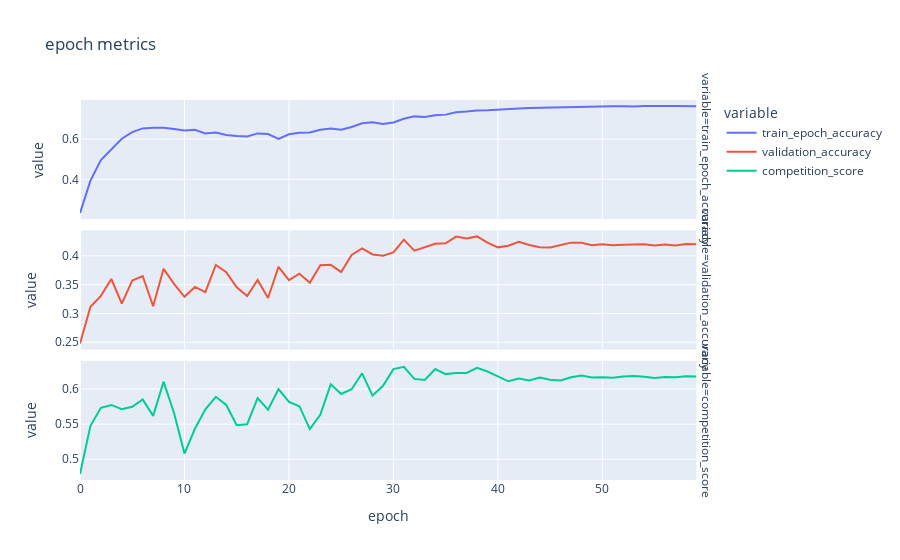
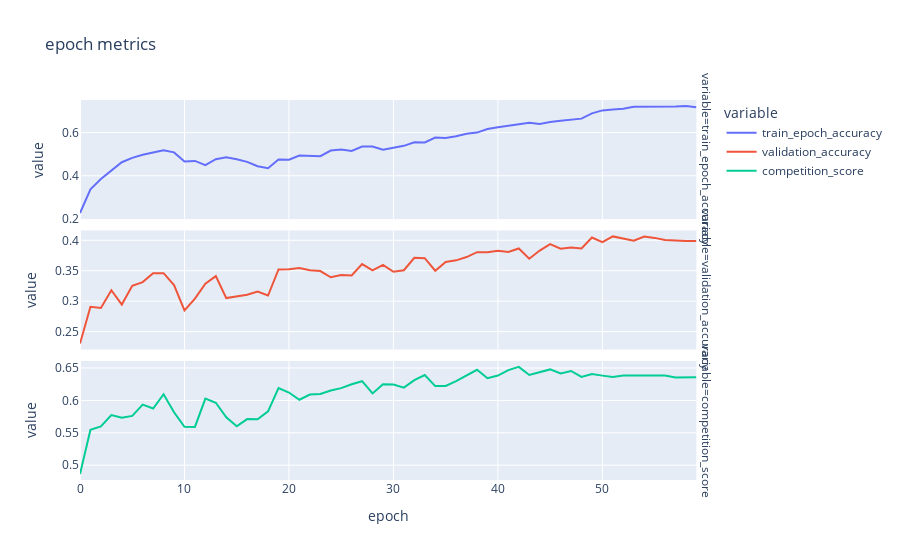
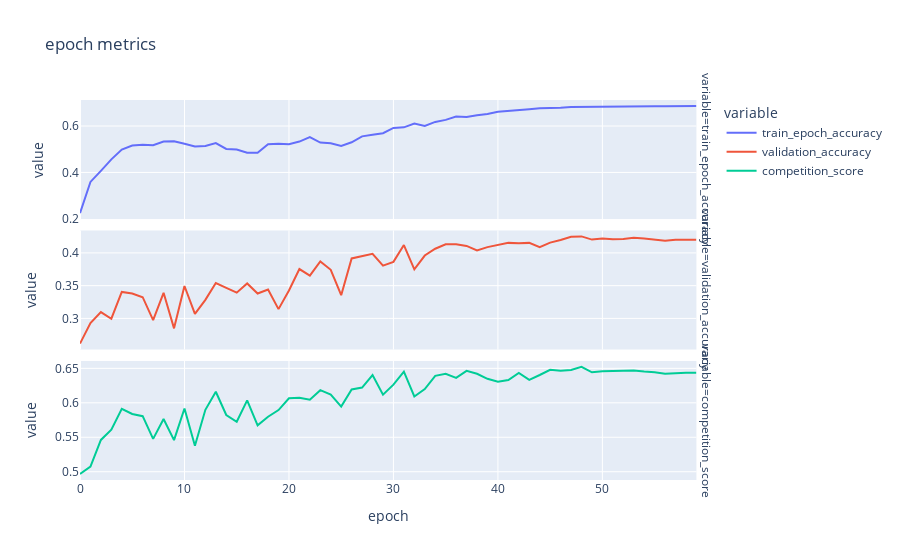
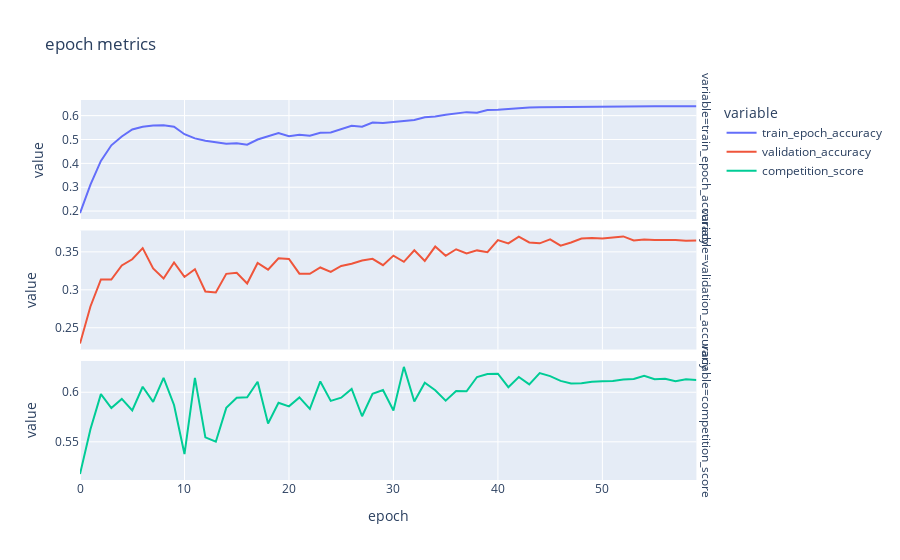

The code cell stored with these charts, in order, in its notebook:
### Code cell
fold_patterns = join(dataset_path, "preprocessed_dataset", "fold*")
fold_pths = glob(fold_patterns)[:NB_CROSS_VALIDATIONS]
all_training_metrics = {}

for fold_idx, fold_pth in enumerate(fold_pths):
    print("training:", fold_idx + 1)
    train_dataset = CMIDataset(fold_pth, "train")
    train_data_loader = DL(train_dataset, BATCH_SIZE, shuffle=True)
    validation_dataset = CMIDataset(fold_pth, "validation")
    validation_data_loader = DL(validation_dataset, BATCH_SIZE, shuffle=False)
    _, training_metrics, _ = mk_model_and_fit(
        train_data_loader,
        validation_loader=validation_data_loader, 
        mk_scheduler=partial(
            torch.optim.lr_scheduler.OneCycleLR,
            max_lr=max_lr / 2,
            div_factor=MAX_LR_TO_MIN_DIV_FACTOR,
            epochs=TRAINING_EPOCHS,
            steps_per_epoch=len(train_data_loader),
        )
    )
    all_training_metrics["fold_" + str(fold_idx)] = training_metrics
    plt_cross_validation_training_metrics(training_metrics)
    print("=========================")

if NB_CROSS_VALIDATIONS:
    all_training_metrics = pd.concat(all_training_metrics)

### Figure 1 — Plotly figure (JSON) as saved in the notebook; plotly's stock layout.template omitted (floating-point values rounded to 4 significant figures)
{"data": [{"hovertemplate": "variable=train_epoch_accuracy<br>epoch=%{x}<br>value=%{y}<extra></extra>", "legendgroup": "train_epoch_accuracy", "line": {"color": "#636efa", "dash": "solid"}, "marker": {"symbol": "circle"}, "mode": "lines", "name": "train_epoch_accuracy", "orientation": "v", "showlegend": true, "type": "scatter", "x": [0, 1, 2, 3, 4, 5, 6, 7, 8, 9, 10, 11, 12, 13, 14, 15, 16, 17, 18, 19, 20, 21, 22, 23, 24, 25, 26, 27, 28, 29, 30, 31, 32, 33, 34, 35, 36, 37, 38, 39, 40, 41, 42, 43, 44, 45, 46, 47, 48, 49, 50, 51, 52, 53, 54, 55, 56, 57, 58, 59], "xaxis": "x3", "y": [0.2331, 0.394, 0.4959, 0.5512, 0.6015, 0.6338, 0.6523, 0.6554, 0.6551, 0.6497, 0.6415, 0.6452, 0.6271, 0.6319, 0.6194, 0.6146, 0.6126, 0.6277, 0.6243, 0.6, 0.6236, 0.6304, 0.6321, 0.6452, 0.6514, 0.6454, 0.6594, 0.6782, 0.6832, 0.6743, 0.6821, 0.7005, 0.7119, 0.7092, 0.7178, 0.7206, 0.7321, 0.736, 0.7414, 0.7418, 0.746, 0.7476, 0.7515, 0.7535, 0.7545, 0.7565, 0.76, 0.7589, 0.7603, 0.7607, 0.7609, 0.7622, 0.7616, 0.7607, 0.7636, 0.7621, 0.763, 0.763, 0.7632, 0.7626], "yaxis": "y3"}, {"hovertemplate": "variable=validation_accuracy<br>epoch=%{x}<br>value=%{y}<extra></extra>", "legendgroup": "validation_accuracy", "line": {"color": "#EF553B", "dash": "solid"}, "marker": {"symbol": "circle"}, "mode": "lines", "name": "validation_accuracy", "orientation": "v", "showlegend": true, "type": "scatter", "x": [0, 1, 2, 3, 4, 5, 6, 7, 8, 9, 10, 11, 12, 13, 14, 15, 16, 17, 18, 19, 20, 21, 22, 23, 24, 25, 26, 27, 28, 29, 30, 31, 32, 33, 34, 35, 36, 37, 38, 39, 40, 41, 42, 43, 44, 45, 46, 47, 48, 49, 50, 51, 52, 53, 54, 55, 56, 57, 58, 59], "xaxis": "x2", "y": [0.2478, 0.3116, 0.3305, 0.3597, 0.3172, 0.357, 0.365, 0.3125, 0.3774, 0.3512, 0.3289, 0.346, 0.3371, 0.3841, 0.3715, 0.3454, 0.3302, 0.3581, 0.3268, 0.3808, 0.3579, 0.3689, 0.3534, 0.3837, 0.3843, 0.3718, 0.4016, 0.4128, 0.4023, 0.4001, 0.4059, 0.428, 0.409, 0.4156, 0.4208, 0.4217, 0.4332, 0.4299, 0.4336, 0.423, 0.4146, 0.4174, 0.4241, 0.4187, 0.415, 0.4142, 0.4185, 0.4228, 0.4226, 0.4183, 0.42, 0.4183, 0.4193, 0.42, 0.42, 0.4178, 0.4195, 0.418, 0.4206, 0.42], "yaxis": "y2"}, {"hovertemplate": "variable=competition_score<br>epoch=%{x}<br>value=%{y}<extra></extra>", "legendgroup": "competition_score", "line": {"color": "#00cc96", "dash": "solid"}, "marker": {"symbol": "circle"}, "mode": "lines", "name": "competition_score", "orientation": "v", "showlegend": true, "type": "scatter", "x": [0, 1, 2, 3, 4, 5, 6, 7, 8, 9, 10, 11, 12, 13, 14, 15, 16, 17, 18, 19, 20, 21, 22, 23, 24, 25, 26, 27, 28, 29, 30, 31, 32, 33, 34, 35, 36, 37, 38, 39, 40, 41, 42, 43, 44, 45, 46, 47, 48, 49, 50, 51, 52, 53, 54, 55, 56, 57, 58, 59], "xaxis": "x", "y": [0.4788, 0.5477, 0.5733, 0.5773, 0.5712, 0.5747, 0.5851, 0.5617, 0.6105, 0.5659, 0.508, 0.5433, 0.5712, 0.5889, 0.5772, 0.5484, 0.5499, 0.587, 0.5704, 0.5999, 0.5816, 0.5755, 0.543, 0.5634, 0.6069, 0.593, 0.5998, 0.6224, 0.5905, 0.6046, 0.6284, 0.6316, 0.6145, 0.6129, 0.6285, 0.6213, 0.6229, 0.6229, 0.6303, 0.625, 0.6181, 0.611, 0.6151, 0.6123, 0.6163, 0.6132, 0.6121, 0.6167, 0.6193, 0.6164, 0.6167, 0.6161, 0.618, 0.6186, 0.6174, 0.6156, 0.6172, 0.6167, 0.6183, 0.618], "yaxis": "y"}], "layout": {"annotations": [{"font": {}, "showarrow": false, "text": "variable=competition_score", "textangle": 90, "x": 0.98, "xanchor": "left", "xref": "paper", "y": 0.1567, "yanchor": "middle", "yref": "paper"}, {"font": {}, "showarrow": false, "text": "variable=validation_accuracy", "textangle": 90, "x": 0.98, "xanchor": "left", "xref": "paper", "y": 0.5, "yanchor": "middle", "yref": "paper"}, {"font": {}, "showarrow": false, "text": "variable=train_epoch_accuracy", "textangle": 90, "x": 0.98, "xanchor": "left", "xref": "paper", "y": 0.8433, "yanchor": "middle", "yref": "paper"}], "legend": {"title": {"text": "variable"}, "tracegroupgap": 0}, "title": {"text": "epoch metrics"}, "xaxis": {"anchor": "y", "domain": [0, 0.98], "title": {"text": "epoch"}}, "xaxis2": {"anchor": "y2", "domain": [0, 0.98], "matches": "x", "showticklabels": false}, "xaxis3": {"anchor": "y3", "domain": [0, 0.98], "matches": "x", "showticklabels": false}, "yaxis": {"anchor": "x", "domain": [0, 0.3133], "title": {"text": "value"}}, "yaxis2": {"anchor": "x2", "domain": [0.3433, 0.6567], "title": {"text": "value"}}, "yaxis3": {"anchor": "x3", "domain": [0.6867, 1.0], "title": {"text": "value"}}}}

### Figure 2 — Plotly figure (JSON) as saved in the notebook; plotly's stock layout.template omitted (floating-point values rounded to 4 significant figures)
{"data": [{"hovertemplate": "variable=train_epoch_accuracy<br>epoch=%{x}<br>value=%{y}<extra></extra>", "legendgroup": "train_epoch_accuracy", "line": {"color": "#636efa", "dash": "solid"}, "marker": {"symbol": "circle"}, "mode": "lines", "name": "train_epoch_accuracy", "orientation": "v", "showlegend": true, "type": "scatter", "x": [0, 1, 2, 3, 4, 5, 6, 7, 8, 9, 10, 11, 12, 13, 14, 15, 16, 17, 18, 19, 20, 21, 22, 23, 24, 25, 26, 27, 28, 29, 30, 31, 32, 33, 34, 35, 36, 37, 38, 39, 40, 41, 42, 43, 44, 45, 46, 47, 48, 49, 50, 51, 52, 53, 54, 55, 56, 57, 58, 59], "xaxis": "x3", "y": [0.227, 0.3372, 0.3846, 0.4241, 0.4627, 0.483, 0.497, 0.5074, 0.5176, 0.5082, 0.4661, 0.4688, 0.4495, 0.4766, 0.4853, 0.4762, 0.4642, 0.444, 0.4349, 0.4757, 0.4742, 0.4936, 0.4907, 0.4908, 0.517, 0.5219, 0.5151, 0.5355, 0.5352, 0.5204, 0.5294, 0.5385, 0.5547, 0.5545, 0.5769, 0.575, 0.5831, 0.5943, 0.6, 0.6161, 0.6243, 0.6316, 0.6386, 0.6453, 0.64, 0.649, 0.6543, 0.6599, 0.6646, 0.689, 0.7027, 0.7063, 0.7103, 0.719, 0.7192, 0.7185, 0.7195, 0.7207, 0.7233, 0.7173], "yaxis": "y3"}, {"hovertemplate": "variable=validation_accuracy<br>epoch=%{x}<br>value=%{y}<extra></extra>", "legendgroup": "validation_accuracy", "line": {"color": "#EF553B", "dash": "solid"}, "marker": {"symbol": "circle"}, "mode": "lines", "name": "validation_accuracy", "orientation": "v", "showlegend": true, "type": "scatter", "x": [0, 1, 2, 3, 4, 5, 6, 7, 8, 9, 10, 11, 12, 13, 14, 15, 16, 17, 18, 19, 20, 21, 22, 23, 24, 25, 26, 27, 28, 29, 30, 31, 32, 33, 34, 35, 36, 37, 38, 39, 40, 41, 42, 43, 44, 45, 46, 47, 48, 49, 50, 51, 52, 53, 54, 55, 56, 57, 58, 59], "xaxis": "x2", "y": [0.2303, 0.2908, 0.2889, 0.3179, 0.2944, 0.3254, 0.3314, 0.3457, 0.3461, 0.3264, 0.2848, 0.3041, 0.3287, 0.3412, 0.3051, 0.3075, 0.3106, 0.316, 0.3092, 0.3522, 0.3523, 0.3544, 0.351, 0.3494, 0.3393, 0.3429, 0.3423, 0.3609, 0.3507, 0.3596, 0.3484, 0.3508, 0.3714, 0.3706, 0.35, 0.3644, 0.3671, 0.3725, 0.3805, 0.3803, 0.3827, 0.3809, 0.3866, 0.3698, 0.3832, 0.3939, 0.3863, 0.388, 0.3866, 0.4046, 0.3969, 0.4064, 0.403, 0.3994, 0.4063, 0.404, 0.4004, 0.3992, 0.3987, 0.3987], "yaxis": "y2"}, {"hovertemplate": "variable=competition_score<br>epoch=%{x}<br>value=%{y}<extra></extra>", "legendgroup": "competition_score", "line": {"color": "#00cc96", "dash": "solid"}, "marker": {"symbol": "circle"}, "mode": "lines", "name": "competition_score", "orientation": "v", "showlegend": true, "type": "scatter", "x": [0, 1, 2, 3, 4, 5, 6, 7, 8, 9, 10, 11, 12, 13, 14, 15, 16, 17, 18, 19, 20, 21, 22, 23, 24, 25, 26, 27, 28, 29, 30, 31, 32, 33, 34, 35, 36, 37, 38, 39, 40, 41, 42, 43, 44, 45, 46, 47, 48, 49, 50, 51, 52, 53, 54, 55, 56, 57, 58, 59], "xaxis": "x", "y": [0.4864, 0.5546, 0.5599, 0.5773, 0.5732, 0.5761, 0.5934, 0.5874, 0.6095, 0.5817, 0.5593, 0.5591, 0.6029, 0.5964, 0.5738, 0.56, 0.5712, 0.571, 0.583, 0.6189, 0.6122, 0.6011, 0.6091, 0.6098, 0.6153, 0.619, 0.625, 0.6297, 0.6108, 0.6249, 0.6245, 0.6196, 0.6314, 0.6392, 0.6221, 0.6224, 0.6298, 0.6384, 0.6473, 0.6342, 0.6383, 0.6468, 0.6517, 0.6393, 0.6439, 0.6478, 0.6415, 0.6455, 0.6362, 0.6406, 0.6383, 0.6362, 0.6384, 0.6385, 0.6387, 0.6391, 0.6385, 0.6355, 0.6356, 0.6357], "yaxis": "y"}], "layout": {"annotations": [{"font": {}, "showarrow": false, "text": "variable=competition_score", "textangle": 90, "x": 0.98, "xanchor": "left", "xref": "paper", "y": 0.1567, "yanchor": "middle", "yref": "paper"}, {"font": {}, "showarrow": false, "text": "variable=validation_accuracy", "textangle": 90, "x": 0.98, "xanchor": "left", "xref": "paper", "y": 0.5, "yanchor": "middle", "yref": "paper"}, {"font": {}, "showarrow": false, "text": "variable=train_epoch_accuracy", "textangle": 90, "x": 0.98, "xanchor": "left", "xref": "paper", "y": 0.8433, "yanchor": "middle", "yref": "paper"}], "legend": {"title": {"text": "variable"}, "tracegroupgap": 0}, "title": {"text": "epoch metrics"}, "xaxis": {"anchor": "y", "domain": [0, 0.98], "title": {"text": "epoch"}}, "xaxis2": {"anchor": "y2", "domain": [0, 0.98], "matches": "x", "showticklabels": false}, "xaxis3": {"anchor": "y3", "domain": [0, 0.98], "matches": "x", "showticklabels": false}, "yaxis": {"anchor": "x", "domain": [0, 0.3133], "title": {"text": "value"}}, "yaxis2": {"anchor": "x2", "domain": [0.3433, 0.6567], "title": {"text": "value"}}, "yaxis3": {"anchor": "x3", "domain": [0.6867, 1.0], "title": {"text": "value"}}}}

### Figure 3 — Plotly figure (JSON) as saved in the notebook; plotly's stock layout.template omitted (floating-point values rounded to 4 significant figures)
{"data": [{"hovertemplate": "variable=train_epoch_accuracy<br>epoch=%{x}<br>value=%{y}<extra></extra>", "legendgroup": "train_epoch_accuracy", "line": {"color": "#636efa", "dash": "solid"}, "marker": {"symbol": "circle"}, "mode": "lines", "name": "train_epoch_accuracy", "orientation": "v", "showlegend": true, "type": "scatter", "x": [0, 1, 2, 3, 4, 5, 6, 7, 8, 9, 10, 11, 12, 13, 14, 15, 16, 17, 18, 19, 20, 21, 22, 23, 24, 25, 26, 27, 28, 29, 30, 31, 32, 33, 34, 35, 36, 37, 38, 39, 40, 41, 42, 43, 44, 45, 46, 47, 48, 49, 50, 51, 52, 53, 54, 55, 56, 57, 58, 59], "xaxis": "x3", "y": [0.2247, 0.3591, 0.407, 0.4563, 0.4986, 0.5161, 0.5194, 0.5173, 0.5334, 0.5345, 0.5236, 0.512, 0.5142, 0.5265, 0.5013, 0.4989, 0.4849, 0.4843, 0.5213, 0.524, 0.5212, 0.5329, 0.552, 0.5288, 0.526, 0.5144, 0.5301, 0.5554, 0.5622, 0.5692, 0.5917, 0.5943, 0.611, 0.5999, 0.6176, 0.6264, 0.6405, 0.6387, 0.646, 0.6518, 0.6614, 0.6641, 0.6674, 0.6723, 0.6767, 0.6768, 0.6786, 0.6817, 0.6825, 0.6819, 0.6844, 0.6847, 0.6846, 0.6851, 0.6862, 0.6856, 0.6854, 0.6849, 0.6861, 0.6864], "yaxis": "y3"}, {"hovertemplate": "variable=validation_accuracy<br>epoch=%{x}<br>value=%{y}<extra></extra>", "legendgroup": "validation_accuracy", "line": {"color": "#EF553B", "dash": "solid"}, "marker": {"symbol": "circle"}, "mode": "lines", "name": "validation_accuracy", "orientation": "v", "showlegend": true, "type": "scatter", "x": [0, 1, 2, 3, 4, 5, 6, 7, 8, 9, 10, 11, 12, 13, 14, 15, 16, 17, 18, 19, 20, 21, 22, 23, 24, 25, 26, 27, 28, 29, 30, 31, 32, 33, 34, 35, 36, 37, 38, 39, 40, 41, 42, 43, 44, 45, 46, 47, 48, 49, 50, 51, 52, 53, 54, 55, 56, 57, 58, 59], "xaxis": "x2", "y": [0.2615, 0.2928, 0.3097, 0.2995, 0.3404, 0.338, 0.3324, 0.2974, 0.3391, 0.2848, 0.3495, 0.3069, 0.3283, 0.354, 0.3467, 0.3393, 0.3534, 0.338, 0.3441, 0.3142, 0.3426, 0.3754, 0.3653, 0.3869, 0.3743, 0.3354, 0.3916, 0.3951, 0.3986, 0.3806, 0.3863, 0.412, 0.375, 0.396, 0.4064, 0.4131, 0.4133, 0.4107, 0.4038, 0.4089, 0.4118, 0.4154, 0.4146, 0.4154, 0.4089, 0.4157, 0.4198, 0.4247, 0.4252, 0.4204, 0.4221, 0.4208, 0.4213, 0.423, 0.4219, 0.4208, 0.4185, 0.4202, 0.4208, 0.4202], "yaxis": "y2"}, {"hovertemplate": "variable=competition_score<br>epoch=%{x}<br>value=%{y}<extra></extra>", "legendgroup": "competition_score", "line": {"color": "#00cc96", "dash": "solid"}, "marker": {"symbol": "circle"}, "mode": "lines", "name": "competition_score", "orientation": "v", "showlegend": true, "type": "scatter", "x": [0, 1, 2, 3, 4, 5, 6, 7, 8, 9, 10, 11, 12, 13, 14, 15, 16, 17, 18, 19, 20, 21, 22, 23, 24, 25, 26, 27, 28, 29, 30, 31, 32, 33, 34, 35, 36, 37, 38, 39, 40, 41, 42, 43, 44, 45, 46, 47, 48, 49, 50, 51, 52, 53, 54, 55, 56, 57, 58, 59], "xaxis": "x", "y": [0.4966, 0.5074, 0.5462, 0.561, 0.5914, 0.5838, 0.5806, 0.5476, 0.5766, 0.5459, 0.5917, 0.5378, 0.5899, 0.616, 0.5823, 0.5725, 0.6036, 0.5674, 0.5798, 0.5895, 0.6067, 0.6072, 0.6045, 0.6184, 0.612, 0.5945, 0.6194, 0.6222, 0.6402, 0.6117, 0.6264, 0.6452, 0.6092, 0.62, 0.6391, 0.642, 0.6362, 0.6464, 0.6421, 0.6348, 0.6305, 0.6331, 0.6434, 0.6332, 0.6403, 0.6479, 0.6466, 0.6477, 0.6521, 0.6442, 0.6456, 0.646, 0.6458, 0.6469, 0.6454, 0.6445, 0.6421, 0.6431, 0.6437, 0.6435], "yaxis": "y"}], "layout": {"annotations": [{"font": {}, "showarrow": false, "text": "variable=competition_score", "textangle": 90, "x": 0.98, "xanchor": "left", "xref": "paper", "y": 0.1567, "yanchor": "middle", "yref": "paper"}, {"font": {}, "showarrow": false, "text": "variable=validation_accuracy", "textangle": 90, "x": 0.98, "xanchor": "left", "xref": "paper", "y": 0.5, "yanchor": "middle", "yref": "paper"}, {"font": {}, "showarrow": false, "text": "variable=train_epoch_accuracy", "textangle": 90, "x": 0.98, "xanchor": "left", "xref": "paper", "y": 0.8433, "yanchor": "middle", "yref": "paper"}], "legend": {"title": {"text": "variable"}, "tracegroupgap": 0}, "title": {"text": "epoch metrics"}, "xaxis": {"anchor": "y", "domain": [0, 0.98], "title": {"text": "epoch"}}, "xaxis2": {"anchor": "y2", "domain": [0, 0.98], "matches": "x", "showticklabels": false}, "xaxis3": {"anchor": "y3", "domain": [0, 0.98], "matches": "x", "showticklabels": false}, "yaxis": {"anchor": "x", "domain": [0, 0.3133], "title": {"text": "value"}}, "yaxis2": {"anchor": "x2", "domain": [0.3433, 0.6567], "title": {"text": "value"}}, "yaxis3": {"anchor": "x3", "domain": [0.6867, 1.0], "title": {"text": "value"}}}}

### Figure 4 — Plotly figure (JSON) as saved in the notebook; plotly's stock layout.template omitted (floating-point values rounded to 4 significant figures)
{"data": [{"hovertemplate": "variable=train_epoch_accuracy<br>epoch=%{x}<br>value=%{y}<extra></extra>", "legendgroup": "train_epoch_accuracy", "line": {"color": "#636efa", "dash": "solid"}, "marker": {"symbol": "circle"}, "mode": "lines", "name": "train_epoch_accuracy", "orientation": "v", "showlegend": true, "type": "scatter", "x": [0, 1, 2, 3, 4, 5, 6, 7, 8, 9, 10, 11, 12, 13, 14, 15, 16, 17, 18, 19, 20, 21, 22, 23, 24, 25, 26, 27, 28, 29, 30, 31, 32, 33, 34, 35, 36, 37, 38, 39, 40, 41, 42, 43, 44, 45, 46, 47, 48, 49, 50, 51, 52, 53, 54, 55, 56, 57, 58, 59], "xaxis": "x3", "y": [0.1914, 0.3109, 0.41, 0.4757, 0.5124, 0.542, 0.553, 0.5582, 0.5596, 0.5537, 0.5223, 0.5048, 0.4944, 0.49, 0.4826, 0.4842, 0.4784, 0.4999, 0.5138, 0.5274, 0.5141, 0.5195, 0.516, 0.528, 0.5297, 0.5435, 0.5572, 0.5534, 0.5712, 0.5688, 0.5731, 0.5775, 0.582, 0.5931, 0.5962, 0.6035, 0.6094, 0.6147, 0.6118, 0.6232, 0.6244, 0.6281, 0.6294, 0.6337, 0.6352, 0.6357, 0.6368, 0.6383, 0.6387, 0.6394, 0.6394, 0.6393, 0.6397, 0.6401, 0.6397, 0.6397, 0.6393, 0.6393, 0.6406, 0.6399], "yaxis": "y3"}, {"hovertemplate": "variable=validation_accuracy<br>epoch=%{x}<br>value=%{y}<extra></extra>", "legendgroup": "validation_accuracy", "line": {"color": "#EF553B", "dash": "solid"}, "marker": {"symbol": "circle"}, "mode": "lines", "name": "validation_accuracy", "orientation": "v", "showlegend": true, "type": "scatter", "x": [0, 1, 2, 3, 4, 5, 6, 7, 8, 9, 10, 11, 12, 13, 14, 15, 16, 17, 18, 19, 20, 21, 22, 23, 24, 25, 26, 27, 28, 29, 30, 31, 32, 33, 34, 35, 36, 37, 38, 39, 40, 41, 42, 43, 44, 45, 46, 47, 48, 49, 50, 51, 52, 53, 54, 55, 56, 57, 58, 59], "xaxis": "x2", "y": [0.2292, 0.2781, 0.3136, 0.3136, 0.332, 0.3402, 0.3549, 0.3281, 0.3149, 0.3359, 0.317, 0.3272, 0.2978, 0.2965, 0.3211, 0.3224, 0.3084, 0.3354, 0.3266, 0.3415, 0.3406, 0.3212, 0.3211, 0.3294, 0.3237, 0.3315, 0.3343, 0.3385, 0.3408, 0.3324, 0.3451, 0.3369, 0.3521, 0.3382, 0.357, 0.3449, 0.3534, 0.3478, 0.3519, 0.3495, 0.3655, 0.3612, 0.3702, 0.3624, 0.3612, 0.3664, 0.3583, 0.3624, 0.3676, 0.3681, 0.3676, 0.3687, 0.3703, 0.3651, 0.3663, 0.3657, 0.3657, 0.3657, 0.3646, 0.3651], "yaxis": "y2"}, {"hovertemplate": "variable=competition_score<br>epoch=%{x}<br>value=%{y}<extra></extra>", "legendgroup": "competition_score", "line": {"color": "#00cc96", "dash": "solid"}, "marker": {"symbol": "circle"}, "mode": "lines", "name": "competition_score", "orientation": "v", "showlegend": true, "type": "scatter", "x": [0, 1, 2, 3, 4, 5, 6, 7, 8, 9, 10, 11, 12, 13, 14, 15, 16, 17, 18, 19, 20, 21, 22, 23, 24, 25, 26, 27, 28, 29, 30, 31, 32, 33, 34, 35, 36, 37, 38, 39, 40, 41, 42, 43, 44, 45, 46, 47, 48, 49, 50, 51, 52, 53, 54, 55, 56, 57, 58, 59], "xaxis": "x", "y": [0.5175, 0.5626, 0.5981, 0.584, 0.5933, 0.5816, 0.6056, 0.5903, 0.6146, 0.5872, 0.5377, 0.6144, 0.5546, 0.5501, 0.5843, 0.5944, 0.5949, 0.6106, 0.5685, 0.5894, 0.5858, 0.5948, 0.5832, 0.6109, 0.5913, 0.5945, 0.6033, 0.5758, 0.5985, 0.6022, 0.5817, 0.6256, 0.5907, 0.6095, 0.6021, 0.5915, 0.6012, 0.601, 0.6154, 0.6185, 0.6187, 0.6051, 0.6154, 0.608, 0.6194, 0.6162, 0.6115, 0.6088, 0.6091, 0.6105, 0.6111, 0.6113, 0.6127, 0.6134, 0.6167, 0.6132, 0.6137, 0.6112, 0.6132, 0.6122], "yaxis": "y"}], "layout": {"annotations": [{"font": {}, "showarrow": false, "text": "variable=competition_score", "textangle": 90, "x": 0.98, "xanchor": "left", "xref": "paper", "y": 0.1567, "yanchor": "middle", "yref": "paper"}, {"font": {}, "showarrow": false, "text": "variable=validation_accuracy", "textangle": 90, "x": 0.98, "xanchor": "left", "xref": "paper", "y": 0.5, "yanchor": "middle", "yref": "paper"}, {"font": {}, "showarrow": false, "text": "variable=train_epoch_accuracy", "textangle": 90, "x": 0.98, "xanchor": "left", "xref": "paper", "y": 0.8433, "yanchor": "middle", "yref": "paper"}], "legend": {"title": {"text": "variable"}, "tracegroupgap": 0}, "title": {"text": "epoch metrics"}, "xaxis": {"anchor": "y", "domain": [0, 0.98], "title": {"text": "epoch"}}, "xaxis2": {"anchor": "y2", "domain": [0, 0.98], "matches": "x", "showticklabels": false}, "xaxis3": {"anchor": "y3", "domain": [0, 0.98], "matches": "x", "showticklabels": false}, "yaxis": {"anchor": "x", "domain": [0, 0.3133], "title": {"text": "value"}}, "yaxis2": {"anchor": "x2", "domain": [0.3433, 0.6567], "title": {"text": "value"}}, "yaxis3": {"anchor": "x3", "domain": [0.6867, 1.0], "title": {"text": "value"}}}}
